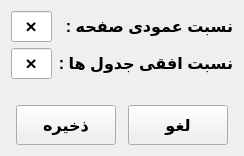
<?xml version="1.0" encoding="UTF-8"?>
<ui version="4.0">
 <class>winsize</class>
 <widget class="QWidget" name="winsize">
  <property name="geometry">
   <rect>
    <x>0</x>
    <y>0</y>
    <width>244</width>
    <height>156</height>
   </rect>
  </property>
  <property name="windowTitle">
   <string>Form</string>
  </property>
  <layout class="QGridLayout" name="gridLayout">
   <item row="1" column="0">
    <widget class="QLineEdit" name="LeHor">
     <property name="font">
      <font>
       <pointsize>14</pointsize>
       <bold>true</bold>
      </font>
     </property>
     <property name="inputMask">
      <string>00×00</string>
     </property>
     <property name="text">
      <string>×</string>
     </property>
     <property name="alignment">
      <set>Qt::AlignCenter</set>
     </property>
     <property name="placeholderText">
      <string>00×00</string>
     </property>
    </widget>
   </item>
   <item row="3" column="0" colspan="2">
    <layout class="QHBoxLayout" name="horizontalLayout_3" stretch="0,0,0,0,0">
     <item>
      <spacer name="horizontalSpacer_2">
       <property name="orientation">
        <enum>Qt::Horizontal</enum>
       </property>
       <property name="sizeHint" stdset="0">
        <size>
         <width>40</width>
         <height>20</height>
        </size>
       </property>
      </spacer>
     </item>
     <item>
      <widget class="QPushButton" name="PbSave">
       <property name="minimumSize">
        <size>
         <width>100</width>
         <height>40</height>
        </size>
       </property>
       <property name="font">
        <font>
         <pointsize>12</pointsize>
         <bold>true</bold>
        </font>
       </property>
       <property name="text">
        <string>ذخیره</string>
       </property>
      </widget>
     </item>
     <item>
      <spacer name="horizontalSpacer">
       <property name="orientation">
        <enum>Qt::Horizontal</enum>
       </property>
       <property name="sizeHint" stdset="0">
        <size>
         <width>40</width>
         <height>20</height>
        </size>
       </property>
      </spacer>
     </item>
     <item>
      <widget class="QPushButton" name="PbCancel">
       <property name="minimumSize">
        <size>
         <width>100</width>
         <height>40</height>
        </size>
       </property>
       <property name="font">
        <font>
         <pointsize>12</pointsize>
         <bold>true</bold>
        </font>
       </property>
       <property name="text">
        <string>لغو</string>
       </property>
      </widget>
     </item>
     <item>
      <spacer name="horizontalSpacer_3">
       <property name="orientation">
        <enum>Qt::Horizontal</enum>
       </property>
       <property name="sizeHint" stdset="0">
        <size>
         <width>40</width>
         <height>20</height>
        </size>
       </property>
      </spacer>
     </item>
    </layout>
   </item>
   <item row="0" column="0">
    <widget class="QLineEdit" name="LeVer">
     <property name="font">
      <font>
       <pointsize>14</pointsize>
       <bold>true</bold>
      </font>
     </property>
     <property name="inputMask">
      <string>00×00</string>
     </property>
     <property name="alignment">
      <set>Qt::AlignCenter</set>
     </property>
     <property name="placeholderText">
      <string>00×00</string>
     </property>
    </widget>
   </item>
   <item row="1" column="1">
    <widget class="QLabel" name="label_2">
     <property name="font">
      <font>
       <pointsize>12</pointsize>
       <bold>true</bold>
      </font>
     </property>
     <property name="text">
      <string>نسبت افقی جدول ها :</string>
     </property>
    </widget>
   </item>
   <item row="0" column="1">
    <widget class="QLabel" name="label">
     <property name="font">
      <font>
       <pointsize>12</pointsize>
       <bold>true</bold>
      </font>
     </property>
     <property name="text">
      <string>نسبت عمودی صفحه :</string>
     </property>
    </widget>
   </item>
   <item row="2" column="0" colspan="2">
    <spacer name="verticalSpacer">
     <property name="orientation">
      <enum>Qt::Vertical</enum>
     </property>
     <property name="sizeHint" stdset="0">
      <size>
       <width>20</width>
       <height>40</height>
      </size>
     </property>
    </spacer>
   </item>
  </layout>
 </widget>
 <resources/>
 <connections/>
</ui>
